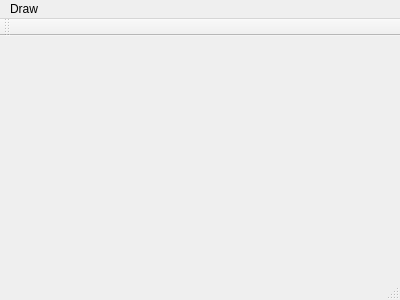
<?xml version="1.0" encoding="UTF-8"?>
<ui version="4.0">
 <class>MainWindow</class>
 <widget class="QMainWindow" name="MainWindow">
  <property name="geometry">
   <rect>
    <x>0</x>
    <y>0</y>
    <width>400</width>
    <height>300</height>
   </rect>
  </property>
  <property name="windowTitle">
   <string>MainWindow</string>
  </property>
  <widget class="QWidget" name="centralWidget"/>
  <widget class="QMenuBar" name="menuBar">
   <property name="geometry">
    <rect>
     <x>0</x>
     <y>0</y>
     <width>400</width>
     <height>23</height>
    </rect>
   </property>
   <widget class="QMenu" name="menuDraw">
    <property name="title">
     <string>Draw</string>
    </property>
    <addaction name="actionCurve"/>
   </widget>
   <addaction name="menuDraw"/>
  </widget>
  <widget class="QToolBar" name="mainToolBar">
   <attribute name="toolBarArea">
    <enum>TopToolBarArea</enum>
   </attribute>
   <attribute name="toolBarBreak">
    <bool>false</bool>
   </attribute>
  </widget>
  <widget class="QStatusBar" name="statusBar"/>
  <action name="actionCurve">
   <property name="text">
    <string>Curve</string>
   </property>
  </action>
 </widget>
 <layoutdefault spacing="6" margin="11"/>
 <resources/>
 <connections/>
</ui>
